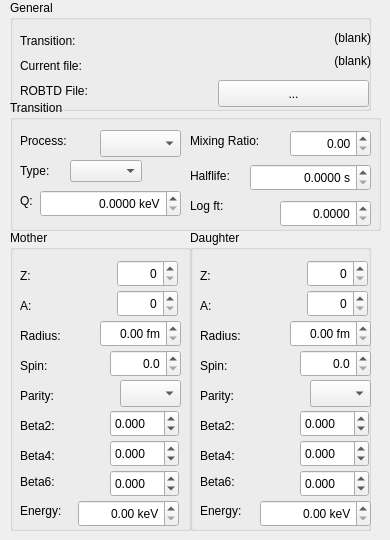
    <widget class="QWidget" name="iniTab">
     <attribute name="title">
      <string>Transition Info</string>
     </attribute>
     <widget class="QGroupBox" name="group_M">
      <property name="geometry">
       <rect>
        <x>10</x>
        <y>230</y>
        <width>181</width>
        <height>301</height>
       </rect>
      </property>
      <property name="title">
       <string>Mother</string>
      </property>
      <widget class="QLabel" name="lab_ZM">
       <property name="geometry">
        <rect>
         <x>10</x>
         <y>30</y>
         <width>61</width>
         <height>31</height>
        </rect>
       </property>
       <property name="toolTip">
        <string>Atomic number</string>
       </property>
       <property name="statusTip">
        <string>Atomic number</string>
       </property>
       <property name="text">
        <string>Z:</string>
       </property>
      </widget>
      <widget class="QLabel" name="lab_AM">
       <property name="geometry">
        <rect>
         <x>10</x>
         <y>60</y>
         <width>67</width>
         <height>31</height>
        </rect>
       </property>
       <property name="toolTip">
        <string>Mass number</string>
       </property>
       <property name="statusTip">
        <string>Mass number</string>
       </property>
       <property name="text">
        <string>A:</string>
       </property>
      </widget>
      <widget class="QLabel" name="lab_RM">
       <property name="geometry">
        <rect>
         <x>10</x>
         <y>90</y>
         <width>67</width>
         <height>31</height>
        </rect>
       </property>
       <property name="toolTip">
        <string>Charge radius</string>
       </property>
       <property name="statusTip">
        <string>Charge radius</string>
       </property>
       <property name="text">
        <string>Radius:</string>
       </property>
      </widget>
      <widget class="QLabel" name="lab_JM">
       <property name="geometry">
        <rect>
         <x>10</x>
         <y>120</y>
         <width>67</width>
         <height>31</height>
        </rect>
       </property>
       <property name="toolTip">
        <string>Spin in units of HBAR</string>
       </property>
       <property name="text">
        <string>Spin:</string>
       </property>
      </widget>
      <widget class="QLabel" name="lab_Beta2M">
       <property name="geometry">
        <rect>
         <x>10</x>
         <y>180</y>
         <width>67</width>
         <height>31</height>
        </rect>
       </property>
       <property name="statusTip">
        <string>Quadrupole deformation</string>
       </property>
       <property name="text">
        <string>Beta2:</string>
       </property>
      </widget>
      <widget class="QLabel" name="lab_Beta4M">
       <property name="geometry">
        <rect>
         <x>10</x>
         <y>210</y>
         <width>67</width>
         <height>31</height>
        </rect>
       </property>
       <property name="statusTip">
        <string>Hexadecupole deformation</string>
       </property>
       <property name="text">
        <string>Beta4:</string>
       </property>
      </widget>
      <widget class="QLabel" name="lab_Beta6M">
       <property name="geometry">
        <rect>
         <x>10</x>
         <y>236</y>
         <width>67</width>
         <height>31</height>
        </rect>
       </property>
       <property name="statusTip">
        <string>Beta6 deformation</string>
       </property>
       <property name="text">
        <string>Beta6:</string>
       </property>
      </widget>
      <widget class="QLabel" name="lab_PiM">
       <property name="geometry">
        <rect>
         <x>10</x>
         <y>150</y>
         <width>67</width>
         <height>31</height>
        </rect>
       </property>
       <property name="toolTip">
        <string>Parity of nuclear level</string>
       </property>
       <property name="statusTip">
        <string>Parity of nuclear level</string>
       </property>
       <property name="text">
        <string>Parity:</string>
       </property>
      </widget>
      <widget class="QSpinBox" name="sb_ZM">
       <property name="geometry">
        <rect>
         <x>107</x>
         <y>30</y>
         <width>61</width>
         <height>27</height>
        </rect>
       </property>
       <property name="toolTip">
        <string>Atomic number</string>
       </property>
       <property name="statusTip">
        <string>Atomic number</string>
       </property>
       <property name="alignment">
        <set>Qt::AlignRight|Qt::AlignTrailing|Qt::AlignVCenter</set>
       </property>
      </widget>
      <widget class="QSpinBox" name="sb_AM">
       <property name="geometry">
        <rect>
         <x>107</x>
         <y>60</y>
         <width>61</width>
         <height>27</height>
        </rect>
       </property>
       <property name="toolTip">
        <string>Mass number</string>
       </property>
       <property name="statusTip">
        <string>Mass number</string>
       </property>
       <property name="alignment">
        <set>Qt::AlignRight|Qt::AlignTrailing|Qt::AlignVCenter</set>
       </property>
       <property name="maximum">
        <number>250</number>
       </property>
      </widget>
      <widget class="QDoubleSpinBox" name="dsb_RM">
       <property name="geometry">
        <rect>
         <x>90</x>
         <y>90</y>
         <width>81</width>
         <height>27</height>
        </rect>
       </property>
       <property name="toolTip">
        <string>Charge radius</string>
       </property>
       <property name="statusTip">
        <string>Charge radius</string>
       </property>
       <property name="alignment">
        <set>Qt::AlignRight|Qt::AlignTrailing|Qt::AlignVCenter</set>
       </property>
       <property name="suffix">
        <string> fm</string>
       </property>
       <property name="singleStep">
        <double>0.100000000000000</double>
       </property>
      </widget>
      <widget class="QDoubleSpinBox" name="dsb_JM">
       <property name="geometry">
        <rect>
         <x>100</x>
         <y>120</y>
         <width>71</width>
         <height>27</height>
        </rect>
       </property>
       <property name="toolTip">
        <string>Spin in units of HBAR</string>
       </property>
       <property name="statusTip">
        <string>Spin in units of HBAR</string>
       </property>
       <property name="alignment">
        <set>Qt::AlignRight|Qt::AlignTrailing|Qt::AlignVCenter</set>
       </property>
       <property name="decimals">
        <number>1</number>
       </property>
       <property name="singleStep">
        <double>0.500000000000000</double>
       </property>
      </widget>
      <widget class="QComboBox" name="cb_PiM">
       <property name="geometry">
        <rect>
         <x>110</x>
         <y>150</y>
         <width>61</width>
         <height>27</height>
        </rect>
       </property>
       <property name="toolTip">
        <string>Parity of nuclear level</string>
       </property>
       <property name="statusTip">
        <string>Parity of nuclear level</string>
       </property>
      </widget>
      <widget class="QDoubleSpinBox" name="dsb_Beta2M">
       <property name="geometry">
        <rect>
         <x>100</x>
         <y>180</y>
         <width>69</width>
         <height>27</height>
        </rect>
       </property>
       <property name="statusTip">
        <string>Quadrupole deformation</string>
       </property>
       <property name="decimals">
        <number>3</number>
       </property>
       <property name="minimum">
        <double>-1.000000000000000</double>
       </property>
       <property name="maximum">
        <double>1.000000000000000</double>
       </property>
       <property name="singleStep">
        <double>0.100000000000000</double>
       </property>
      </widget>
      <widget class="QDoubleSpinBox" name="dsb_Beta4M">
       <property name="geometry">
        <rect>
         <x>100</x>
         <y>210</y>
         <width>69</width>
         <height>27</height>
        </rect>
       </property>
       <property name="statusTip">
        <string>Hexadecupole deformation</string>
       </property>
       <property name="decimals">
        <number>3</number>
       </property>
       <property name="minimum">
        <double>-1.000000000000000</double>
       </property>
       <property name="maximum">
        <double>1.000000000000000</double>
       </property>
       <property name="singleStep">
        <double>0.100000000000000</double>
       </property>
      </widget>
      <widget class="QDoubleSpinBox" name="dsb_Beta6M">
       <property name="geometry">
        <rect>
         <x>100</x>
         <y>240</y>
         <width>69</width>
         <height>27</height>
        </rect>
       </property>
       <property name="statusTip">
        <string>Beta6 deformation</string>
       </property>
       <property name="decimals">
        <number>3</number>
       </property>
       <property name="minimum">
        <double>-1.000000000000000</double>
       </property>
       <property name="maximum">
        <double>1.000000000000000</double>
       </property>
       <property name="singleStep">
        <double>0.100000000000000</double>
       </property>
      </widget>
      <widget class="QLabel" name="label_31">
       <property name="geometry">
        <rect>
         <x>10</x>
         <y>270</y>
         <width>67</width>
         <height>21</height>
        </rect>
       </property>
       <property name="statusTip">
        <string>Excitation energy of the parent level</string>
       </property>
       <property name="text">
        <string>Energy:</string>
       </property>
      </widget>
      <widget class="QDoubleSpinBox" name="dsb_motherEn">
       <property name="geometry">
        <rect>
         <x>68</x>
         <y>270</y>
         <width>101</width>
         <height>27</height>
        </rect>
       </property>
       <property name="statusTip">
        <string>Excitation energy of the parent level</string>
       </property>
       <property name="alignment">
        <set>Qt::AlignRight|Qt::AlignTrailing|Qt::AlignVCenter</set>
       </property>
       <property name="suffix">
        <string> keV</string>
       </property>
       <property name="maximum">
        <double>10000.000000000000000</double>
       </property>
       <property name="singleStep">
        <double>1.000000000000000</double>
       </property>
       <property name="value">
        <double>0.000000000000000</double>
       </property>
      </widget>
     </widget>
     <widget class="QGroupBox" name="groupBox_3">
      <property name="geometry">
       <rect>
        <x>10</x>
        <y>0</y>
        <width>361</width>
        <height>111</height>
       </rect>
      </property>
      <property name="title">
       <string>General</string>
      </property>
      <widget class="QLabel" name="label_11">
       <property name="geometry">
        <rect>
         <x>10</x>
         <y>50</y>
         <width>91</width>
         <height>31</height>
        </rect>
       </property>
       <property name="toolTip">
        <string>Current ini file used for the transition</string>
       </property>
       <property name="statusTip">
        <string>Current ini file used for the transition</string>
       </property>
       <property name="text">
        <string>Current file:</string>
       </property>
      </widget>
      <widget class="QLabel" name="l_iniFilename">
       <property name="geometry">
        <rect>
         <x>100</x>
         <y>51</y>
         <width>261</width>
         <height>20</height>
        </rect>
       </property>
       <property name="toolTip">
        <string>Current ini file used for the transition</string>
       </property>
       <property name="statusTip">
        <string>Current ini file used for the transition</string>
       </property>
       <property name="text">
        <string>(blank)</string>
       </property>
       <property name="alignment">
        <set>Qt::AlignRight|Qt::AlignTrailing|Qt::AlignVCenter</set>
       </property>
      </widget>
      <widget class="QLabel" name="label_6">
       <property name="geometry">
        <rect>
         <x>10</x>
         <y>30</y>
         <width>91</width>
         <height>21</height>
        </rect>
       </property>
       <property name="text">
        <string>Transition:</string>
       </property>
      </widget>
      <widget class="QLabel" name="l_transitionName">
       <property name="geometry">
        <rect>
         <x>90</x>
         <y>30</y>
         <width>271</width>
         <height>16</height>
        </rect>
       </property>
       <property name="layoutDirection">
        <enum>Qt::RightToLeft</enum>
       </property>
       <property name="text">
        <string>(blank)</string>
       </property>
       <property name="alignment">
        <set>Qt::AlignRight|Qt::AlignTrailing|Qt::AlignVCenter</set>
       </property>
      </widget>
      <widget class="QLabel" name="label_16">
       <property name="geometry">
        <rect>
         <x>10</x>
         <y>80</y>
         <width>111</width>
         <height>21</height>
        </rect>
       </property>
       <property name="toolTip">
        <string>Choose the Reduced one body transition density file, defined as &lt; f || [a+_alpha a~_beta]_L || i &gt; reduced in spin space</string>
       </property>
       <property name="statusTip">
        <string>Choose the Reduced one body transition density file, defined as &lt; f || [a+_alpha a~_beta]_L || i &gt; reduced in spin space</string>
       </property>
       <property name="text">
        <string>ROBTD File:</string>
       </property>
      </widget>
      <widget class="QPushButton" name="b_chooseROBTDFile">
       <property name="geometry">
        <rect>
         <x>208</x>
         <y>80</y>
         <width>151</width>
         <height>27</height>
        </rect>
       </property>
       <property name="cursor">
        <cursorShape>OpenHandCursor</cursorShape>
       </property>
       <property name="toolTip">
        <string>Choose the Reduced one body transition density file, defined as &lt; f || [a+_alpha a~_beta]_L || i &gt; reduced in spin space</string>
       </property>
       <property name="statusTip">
        <string>Choose the Reduced one body transition density file, defined as &lt; f || [a+_alpha a~_beta]_L || i &gt; reduced in spin space</string>
       </property>
       <property name="text">
        <string>...</string>
       </property>
      </widget>
     </widget>
     <widget class="QGroupBox" name="group_M_2">
      <property name="geometry">
       <rect>
        <x>190</x>
        <y>230</y>
        <width>181</width>
        <height>301</height>
       </rect>
      </property>
      <property name="title">
       <string>Daughter</string>
      </property>
      <widget class="QLabel" name="lab_ZD">
       <property name="geometry">
        <rect>
         <x>10</x>
         <y>30</y>
         <width>61</width>
         <height>31</height>
        </rect>
       </property>
       <property name="toolTip">
        <string>Atomic number</string>
       </property>
       <property name="statusTip">
        <string>Atomic number</string>
       </property>
       <property name="text">
        <string>Z:</string>
       </property>
      </widget>
      <widget class="QLabel" name="lab_AD">
       <property name="geometry">
        <rect>
         <x>10</x>
         <y>60</y>
         <width>67</width>
         <height>31</height>
        </rect>
       </property>
       <property name="toolTip">
        <string>Mass number</string>
       </property>
       <property name="statusTip">
        <string>Mass number</string>
       </property>
       <property name="text">
        <string>A:</string>
       </property>
      </widget>
      <widget class="QLabel" name="lab_RD">
       <property name="geometry">
        <rect>
         <x>10</x>
         <y>90</y>
         <width>67</width>
         <height>31</height>
        </rect>
       </property>
       <property name="toolTip">
        <string>Charge radius</string>
       </property>
       <property name="statusTip">
        <string>Charge radius</string>
       </property>
       <property name="text">
        <string>Radius:</string>
       </property>
      </widget>
      <widget class="QLabel" name="lab_JD">
       <property name="geometry">
        <rect>
         <x>10</x>
         <y>120</y>
         <width>67</width>
         <height>31</height>
        </rect>
       </property>
       <property name="toolTip">
        <string>Spin in units of HBAR</string>
       </property>
       <property name="statusTip">
        <string>Spin in units of HBAR</string>
       </property>
       <property name="text">
        <string>Spin:</string>
       </property>
      </widget>
      <widget class="QLabel" name="lab_Beta2D">
       <property name="geometry">
        <rect>
         <x>10</x>
         <y>180</y>
         <width>67</width>
         <height>31</height>
        </rect>
       </property>
       <property name="statusTip">
        <string>Quadrupole deformation</string>
       </property>
       <property name="text">
        <string>Beta2:</string>
       </property>
      </widget>
      <widget class="QLabel" name="lab_Beta4D">
       <property name="geometry">
        <rect>
         <x>10</x>
         <y>210</y>
         <width>67</width>
         <height>31</height>
        </rect>
       </property>
       <property name="statusTip">
        <string>Hexadecupole deformation</string>
       </property>
       <property name="text">
        <string>Beta4:</string>
       </property>
      </widget>
      <widget class="QLabel" name="lab_Beta6D">
       <property name="geometry">
        <rect>
         <x>10</x>
         <y>236</y>
         <width>67</width>
         <height>31</height>
        </rect>
       </property>
       <property name="statusTip">
        <string>Beta6 deformation</string>
       </property>
       <property name="text">
        <string>Beta6:</string>
       </property>
      </widget>
      <widget class="QLabel" name="lab_PiD">
       <property name="geometry">
        <rect>
         <x>10</x>
         <y>150</y>
         <width>67</width>
         <height>31</height>
        </rect>
       </property>
       <property name="toolTip">
        <string>Parity of nuclear level</string>
       </property>
       <property name="statusTip">
        <string>Parity of nuclear level</string>
       </property>
       <property name="text">
        <string>Parity:</string>
       </property>
      </widget>
      <widget class="QSpinBox" name="sb_ZD">
       <property name="geometry">
        <rect>
         <x>117</x>
         <y>30</y>
         <width>61</width>
         <height>27</height>
        </rect>
       </property>
       <property name="toolTip">
        <string>Atomic number</string>
       </property>
       <property name="statusTip">
        <string>Atomic number</string>
       </property>
       <property name="alignment">
        <set>Qt::AlignRight|Qt::AlignTrailing|Qt::AlignVCenter</set>
       </property>
      </widget>
      <widget class="QSpinBox" name="sb_AD">
       <property name="geometry">
        <rect>
         <x>117</x>
         <y>60</y>
         <width>61</width>
         <height>27</height>
        </rect>
       </property>
       <property name="toolTip">
        <string>Mass number</string>
       </property>
       <property name="statusTip">
        <string>Mass number</string>
       </property>
       <property name="alignment">
        <set>Qt::AlignRight|Qt::AlignTrailing|Qt::AlignVCenter</set>
       </property>
       <property name="maximum">
        <number>250</number>
       </property>
      </widget>
      <widget class="QDoubleSpinBox" name="dsb_RD">
       <property name="geometry">
        <rect>
         <x>100</x>
         <y>90</y>
         <width>81</width>
         <height>27</height>
        </rect>
       </property>
       <property name="toolTip">
        <string>Charge radius</string>
       </property>
       <property name="statusTip">
        <string>Charge radius</string>
       </property>
       <property name="alignment">
        <set>Qt::AlignRight|Qt::AlignTrailing|Qt::AlignVCenter</set>
       </property>
       <property name="suffix">
        <string> fm</string>
       </property>
       <property name="singleStep">
        <double>0.100000000000000</double>
       </property>
      </widget>
      <widget class="QDoubleSpinBox" name="dsb_JD">
       <property name="geometry">
        <rect>
         <x>110</x>
         <y>120</y>
         <width>71</width>
         <height>27</height>
        </rect>
       </property>
       <property name="toolTip">
        <string>Spin in units of HBAR</string>
       </property>
       <property name="statusTip">
        <string>Spin in units of HBAR</string>
       </property>
       <property name="alignment">
        <set>Qt::AlignRight|Qt::AlignTrailing|Qt::AlignVCenter</set>
       </property>
       <property name="decimals">
        <number>1</number>
       </property>
       <property name="singleStep">
        <double>0.500000000000000</double>
       </property>
      </widget>
      <widget class="QComboBox" name="cb_PiD">
       <property name="geometry">
        <rect>
         <x>120</x>
         <y>150</y>
         <width>61</width>
         <height>27</height>
        </rect>
       </property>
       <property name="statusTip">
        <string>Parity of nuclear level</string>
       </property>
      </widget>
      <widget class="QDoubleSpinBox" name="dsb_Beta2D">
       <property name="geometry">
        <rect>
         <x>110</x>
         <y>180</y>
         <width>69</width>
         <height>27</height>
        </rect>
       </property>
       <property name="statusTip">
        <string>Quadrupole deformation</string>
       </property>
       <property name="decimals">
        <number>3</number>
       </property>
       <property name="minimum">
        <double>-1.000000000000000</double>
       </property>
       <property name="maximum">
        <double>1.000000000000000</double>
       </property>
       <property name="singleStep">
        <double>0.100000000000000</double>
       </property>
      </widget>
      <widget class="QDoubleSpinBox" name="dsb_Beta4D">
       <property name="geometry">
        <rect>
         <x>110</x>
         <y>210</y>
         <width>69</width>
         <height>27</height>
        </rect>
       </property>
       <property name="statusTip">
        <string>Hexadecupole deformation</string>
       </property>
       <property name="decimals">
        <number>3</number>
       </property>
       <property name="minimum">
        <double>-1.000000000000000</double>
       </property>
       <property name="maximum">
        <double>1.000000000000000</double>
       </property>
       <property name="singleStep">
        <double>0.100000000000000</double>
       </property>
      </widget>
      <widget class="QDoubleSpinBox" name="dsb_Beta6D">
       <property name="geometry">
        <rect>
         <x>110</x>
         <y>240</y>
         <width>69</width>
         <height>27</height>
        </rect>
       </property>
       <property name="statusTip">
        <string>Beta6 deformation</string>
       </property>
       <property name="decimals">
        <number>3</number>
       </property>
       <property name="minimum">
        <double>-1.000000000000000</double>
       </property>
       <property name="maximum">
        <double>1.000000000000000</double>
       </property>
       <property name="singleStep">
        <double>0.100000000000000</double>
       </property>
      </widget>
      <widget class="QLabel" name="label_33">
       <property name="geometry">
        <rect>
         <x>10</x>
         <y>270</y>
         <width>67</width>
         <height>21</height>
        </rect>
       </property>
       <property name="statusTip">
        <string>Excitation energy of the child level</string>
       </property>
       <property name="text">
        <string>Energy:</string>
       </property>
      </widget>
      <widget class="QDoubleSpinBox" name="dsb_daughterEn">
       <property name="geometry">
        <rect>
         <x>70</x>
         <y>270</y>
         <width>111</width>
         <height>27</height>
        </rect>
       </property>
       <property name="statusTip">
        <string>Excitation energy of the child level</string>
       </property>
       <property name="alignment">
        <set>Qt::AlignRight|Qt::AlignTrailing|Qt::AlignVCenter</set>
       </property>
       <property name="suffix">
        <string> keV</string>
       </property>
       <property name="maximum">
        <double>10000.000000000000000</double>
       </property>
      </widget>
     </widget>
     <widget class="QGroupBox" name="groupBox">
      <property name="geometry">
       <rect>
        <x>10</x>
        <y>100</y>
        <width>371</width>
        <height>131</height>
       </rect>
      </property>
      <property name="title">
       <string>Transition</string>
      </property>
      <widget class="QLabel" name="label">
       <property name="geometry">
        <rect>
         <x>10</x>
         <y>30</y>
         <width>67</width>
         <height>21</height>
        </rect>
       </property>
       <property name="toolTip">
        <string>Decay process</string>
       </property>
       <property name="statusTip">
        <string>Decay process</string>
       </property>
       <property name="text">
        <string>Process:</string>
       </property>
      </widget>
      <widget class="QLabel" name="label_2">
       <property name="geometry">
        <rect>
         <x>10</x>
         <y>60</y>
         <width>41</width>
         <height>21</height>
        </rect>
       </property>
       <property name="toolTip">
        <string>Decay type</string>
       </property>
       <property name="statusTip">
        <string>Decay type</string>
       </property>
       <property name="text">
        <string>Type:</string>
       </property>
      </widget>
      <widget class="QLabel" name="label_3">
       <property name="geometry">
        <rect>
         <x>180</x>
         <y>30</y>
         <width>91</width>
         <height>21</height>
        </rect>
       </property>
       <property name="toolTip">
        <string>Mixing ratio as gAM_GT/M_F</string>
       </property>
       <property name="statusTip">
        <string>Mixing ratio as gAM_GT/M_F</string>
       </property>
       <property name="text">
        <string>Mixing Ratio:</string>
       </property>
      </widget>
      <widget class="QLabel" name="label_4">
       <property name="geometry">
        <rect>
         <x>10</x>
         <y>90</y>
         <width>21</width>
         <height>21</height>
        </rect>
       </property>
       <property name="toolTip">
        <string>Q Value in keV</string>
       </property>
       <property name="statusTip">
        <string>Q Value in keV</string>
       </property>
       <property name="text">
        <string>Q: </string>
       </property>
      </widget>
      <widget class="QComboBox" name="cb_type">
       <property name="geometry">
        <rect>
         <x>60</x>
         <y>60</y>
         <width>111</width>
         <height>27</height>
        </rect>
       </property>
       <property name="toolTip">
        <string>Decay type</string>
       </property>
       <property name="statusTip">
        <string>Decay type</string>
       </property>
       <property name="layoutDirection">
        <enum>Qt::LeftToRight</enum>
       </property>
       <property name="sizeAdjustPolicy">
        <enum>QComboBox::AdjustToContents</enum>
       </property>
       <property name="frame">
        <bool>true</bool>
       </property>
      </widget>
      <widget class="QComboBox" name="cb_process">
       <property name="geometry">
        <rect>
         <x>90</x>
         <y>30</y>
         <width>81</width>
         <height>27</height>
        </rect>
       </property>
       <property name="toolTip">
        <string>Decay process</string>
       </property>
       <property name="statusTip">
        <string>Decay process</string>
       </property>
       <property name="layoutDirection">
        <enum>Qt::LeftToRight</enum>
       </property>
      </widget>
      <widget class="QDoubleSpinBox" name="dsb_MixingRatio">
       <property name="geometry">
        <rect>
         <x>280</x>
         <y>30</y>
         <width>81</width>
         <height>27</height>
        </rect>
       </property>
       <property name="toolTip">
        <string>Mixing ratio as gAM_GT/M_F</string>
       </property>
       <property name="statusTip">
        <string>Mixing ratio as gAM_GT/M_F</string>
       </property>
       <property name="alignment">
        <set>Qt::AlignRight|Qt::AlignTrailing|Qt::AlignVCenter</set>
       </property>
       <property name="maximum">
        <double>100.000000000000000</double>
       </property>
      </widget>
      <widget class="QDoubleSpinBox" name="dsb_Q">
       <property name="geometry">
        <rect>
         <x>30</x>
         <y>90</y>
         <width>141</width>
         <height>27</height>
        </rect>
       </property>
       <property name="toolTip">
        <string>Q Value in keV</string>
       </property>
       <property name="statusTip">
        <string>Q Value in keV</string>
       </property>
       <property name="alignment">
        <set>Qt::AlignRight|Qt::AlignTrailing|Qt::AlignVCenter</set>
       </property>
       <property name="suffix">
        <string> keV</string>
       </property>
       <property name="decimals">
        <number>4</number>
       </property>
       <property name="maximum">
        <double>20000.000000000000000</double>
       </property>
      </widget>
      <widget class="QLabel" name="label_30">
       <property name="geometry">
        <rect>
         <x>180</x>
         <y>60</y>
         <width>61</width>
         <height>31</height>
        </rect>
       </property>
       <property name="toolTip">
        <string>Partial Halflife</string>
       </property>
       <property name="statusTip">
        <string>Partial Halflife</string>
       </property>
       <property name="text">
        <string>Halflife:</string>
       </property>
      </widget>
      <widget class="QDoubleSpinBox" name="dsb_halflife">
       <property name="geometry">
        <rect>
         <x>240</x>
         <y>64</y>
         <width>121</width>
         <height>27</height>
        </rect>
       </property>
       <property name="toolTip">
        <string>Partial Halflife</string>
       </property>
       <property name="statusTip">
        <string>Partial Halflife</string>
       </property>
       <property name="alignment">
        <set>Qt::AlignRight|Qt::AlignTrailing|Qt::AlignVCenter</set>
       </property>
       <property name="suffix">
        <string> s</string>
       </property>
       <property name="decimals">
        <number>4</number>
       </property>
       <property name="maximum">
        <double>1000000000.000000000000000</double>
       </property>
      </widget>
      <widget class="QLabel" name="label_25">
       <property name="geometry">
        <rect>
         <x>180</x>
         <y>90</y>
         <width>67</width>
         <height>31</height>
        </rect>
       </property>
       <property name="toolTip">
        <string>Log ft value</string>
       </property>
       <property name="statusTip">
        <string>Log ft value</string>
       </property>
       <property name="text">
        <string>Log ft:</string>
       </property>
      </widget>
      <widget class="QDoubleSpinBox" name="dsb_logft">
       <property name="geometry">
        <rect>
         <x>270</x>
         <y>100</y>
         <width>91</width>
         <height>27</height>
        </rect>
       </property>
       <property name="toolTip">
        <string>Log ft value</string>
       </property>
       <property name="statusTip">
        <string>Log ft value</string>
       </property>
       <property name="alignment">
        <set>Qt::AlignRight|Qt::AlignTrailing|Qt::AlignVCenter</set>
       </property>
       <property name="decimals">
        <number>4</number>
       </property>
       <property name="maximum">
        <double>20.000000000000000</double>
       </property>
      </widget>
     </widget>
    </widget>
